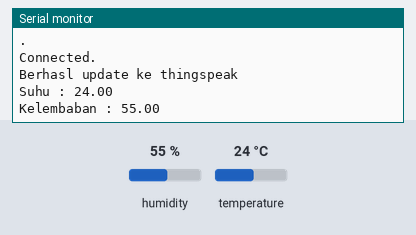
Simulated run of this sketch. Board: ESP32. Shown: the last lines printed to the serial monitor. Inputs (shaded band) come from the test bench; at power-on: humidity 55 %, temperature 24 °C. WiFi joins after 1.5 s; servers stay silent unless stated.

Above: at 18.0 s.
18.1 s: humidity set to 22 %
At 21.6 s:
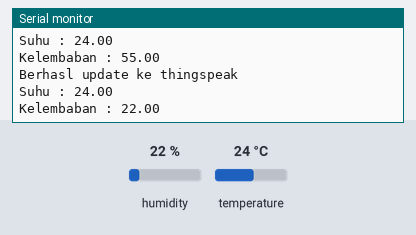
33.3 s: temperature set to 12 °C
At 36.5 s:
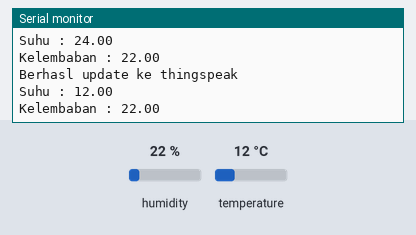
48.5 s: humidity set to 40 %
At 52.6 s:
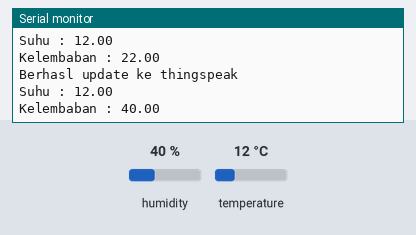
Timing chart, 0 to 54.1 s (numbered marks = the images above; inputs shaded):
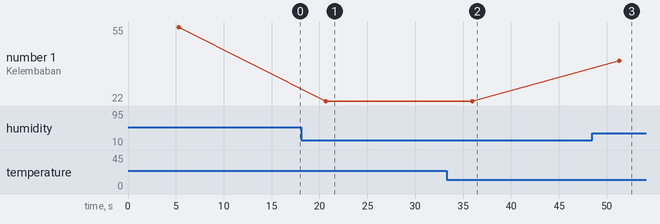

The sketch:

DHT11_ThingSpeak.ino
```cpp
#include "ThingSpeak.h"
#include "DHT.h"
#include <SPI.h>
#include <WiFi.h>

#define DHTPIN 4
#define DHTTYPE DHT11  // DHT 22  (AM2302), AM2321

char ssid[] = "MELTRADI";
char pass[] = "redline212";

unsigned long myChannelNumber = 1245022;
const char* myWriteAPIKey = "PNITFO8N9N66XPML";

int keyIndex = 0;
WiFiClient client;
DHT dht(DHTPIN, DHTTYPE);

void setup() {
  Serial.begin(115200);
  dht.begin();
  WiFi.mode(WIFI_STA);
  ThingSpeak.begin(client);
}

void loop() {
  // Menghubungkan ke internet
  if(WiFi.status() != WL_CONNECTED){
    Serial.print("Attempting to connect to SSID: ");
    Serial.println(ssid);
    while(WiFi.status() != WL_CONNECTED){
      WiFi.begin(ssid, pass);  //Mencoba untuk menghubungkan ke internet
      Serial.print(".");
      delay(5000);
    }
    Serial.println("\nConnected.");
  }
  float suhu = dht.readTemperature();
  float kelembaban = dht.readHumidity();

  // Mengirim data ke thingspeak
  ThingSpeak.setField(1, suhu);
  ThingSpeak.setField(2, kelembaban);
  int x = ThingSpeak.writeFields(myChannelNumber, myWriteAPIKey);
  if(x == 200){
    Serial.println("Berhasl update ke thingspeak");
    Serial.print("Suhu : ");
    Serial.println(suhu);
    Serial.print("Kelembaban : ");
    Serial.println(kelembaban);
  }
  else{
    Serial.println("Gagal update. HTTP error code " + String(x));
  }
  delay(15000); // Tunggu 15 detik untuk update lagi ke Thingspeak
}
```

Measured:
- after the input at 18.1 s, the serial monitor: prints a new line after 2.5 s (image 1)
- after the input at 33.3 s, the serial monitor: prints a new line after 2.7 s (image 2)
- after the input at 48.5 s, the serial monitor: prints a new line after 2.8 s (image 3)
- plotted number 1: 55 → 22 after the input at 18.1 s, 22 → 40 after the input at 48.5 s
